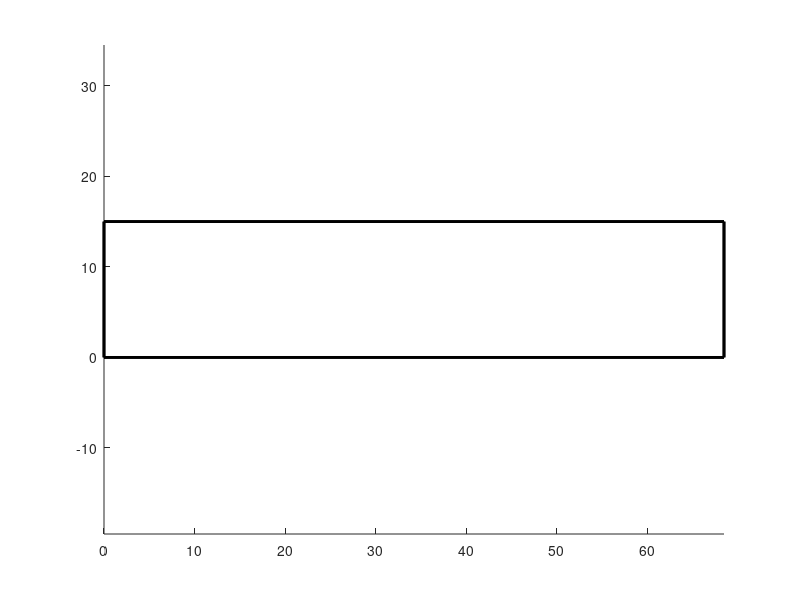

This chart was generated by the following MATLAB code:
function tankplot


%% Set up axis
axis equal
hold on

%% Plot Wall Edges


plot3([0 68.5],[0 0] ,[0 0],'k','linewidth',2)
plot3([0 0],[0 15] ,[0 0],'k','linewidth',2)
plot3([0 68.5],[15 15] ,[0 0],'k','linewidth',2)
plot3([68.5 68.5],[0 15] ,[0 0],'k','linewidth',2)

plot3([0 68.5],[0 0],[19.7 19.7],'k','linewidth',2)
plot3([0 0],[0 15],[19.7 19.7],'k','linewidth',2)
plot3([0 68.5],[15 15],[19.7 19.7],'k','linewidth',2)
plot3([68.5 68.5],[0 15],[19.7 19.7],'k','linewidth',2)

plot3([68.5 68.5],[0 0],[0 19.7],'k','linewidth',2)
plot3([0 0],[0 0],[0 19.7],'k','linewidth',2)
plot3([68.5 68.5],[15 15],[0 19.7],'k','linewidth',2)
plot3([0 0],[15 15],[0 19.7],'k','linewidth',2)


%% Set View
view(0,90)




